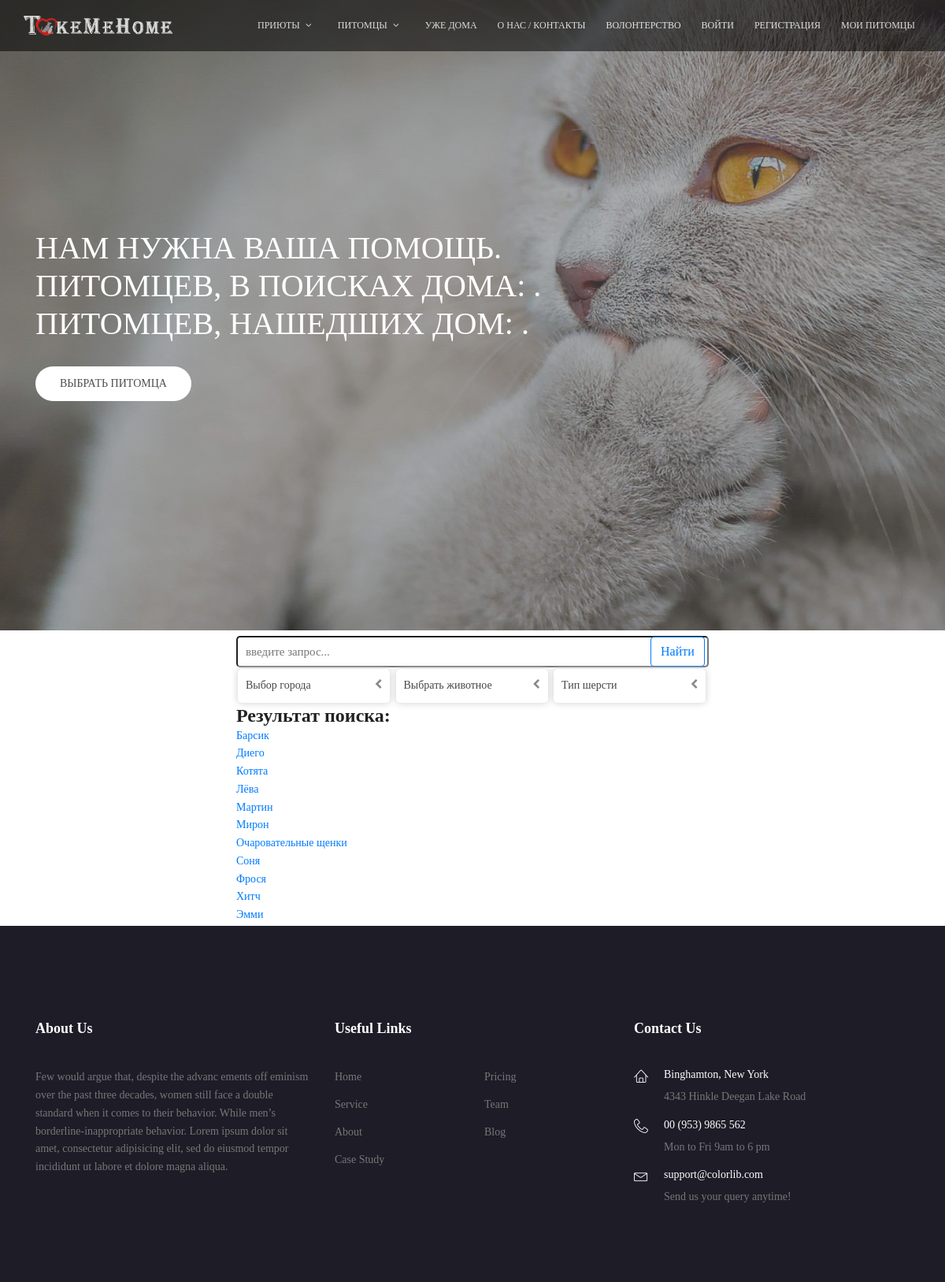
/search/result/list/, run on an earlier commit of the app's database.
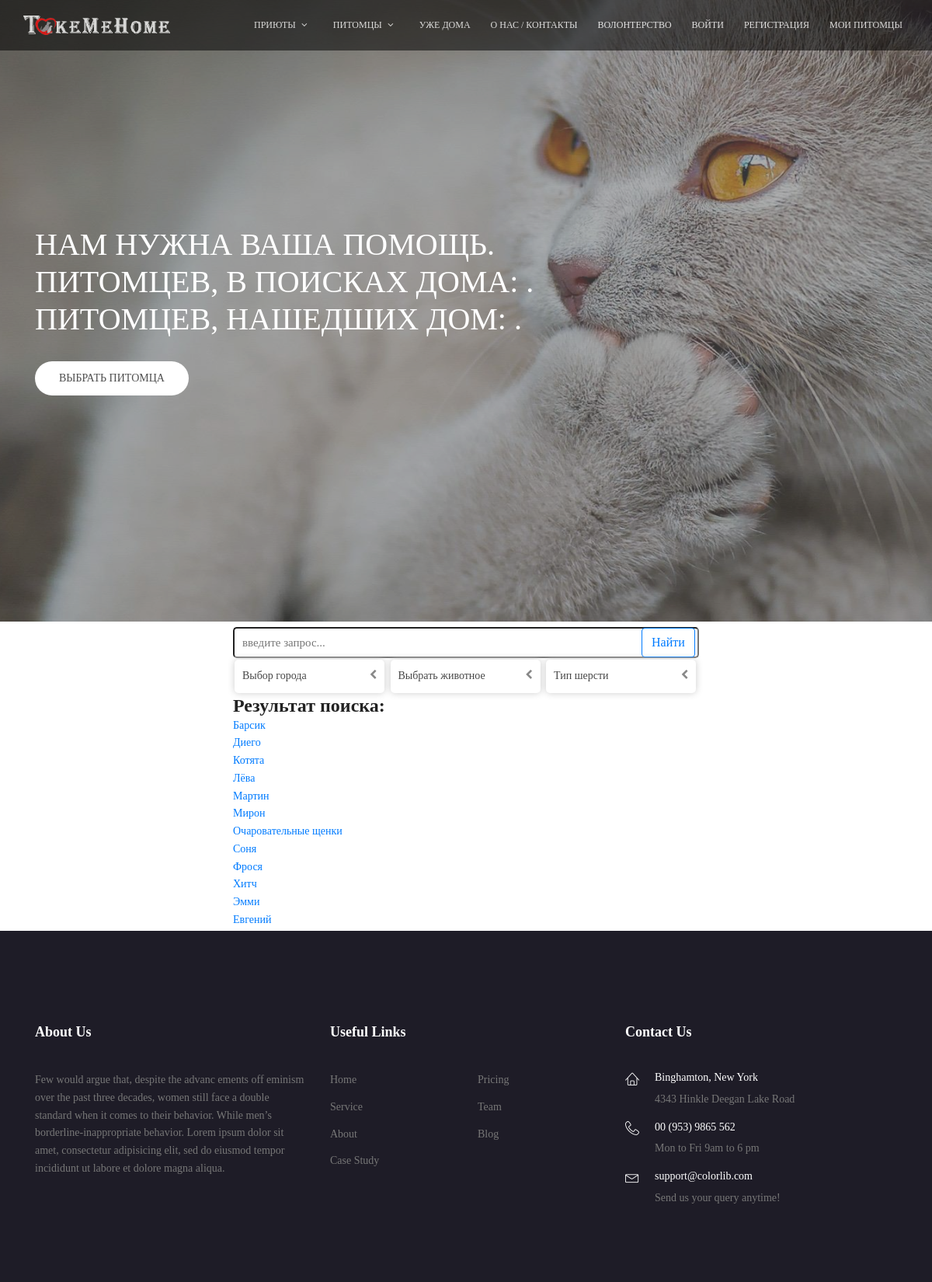
And on a later commit of the database.
### mainapp/models.py (models this page shows, shortened)
class Core(models.Model):
    class Meta:
        ordering = ('-is_active', 'sort', 'name')
        verbose_name = 'Ядро'
        verbose_name_plural = 'Ядра'
    name = models.CharField(verbose_name='заголовок объекта', max_length=255, null=True)
    description = models.TextField(verbose_name='описание объекта', blank=True, null=True)
    sort = models.IntegerField(verbose_name='номер объекта для сортировки', default=0, blank=True, null=False)
    is_active = models.BooleanField(verbose_name='активен ли объект', default=True, db_index=True)
    created = models.DateTimeField(verbose_name='создан', auto_now_add=True)
    updated = models.DateTimeField(verbose_name='обновлен', auto_now=True)
    def __str__(self):
        return f'{self.name}' if self.name else ''

class Menu(Core):
    class Meta:
        ordering = ('parent_id', 'sort', 'name')
        verbose_name = 'Элемент меню'
        verbose_name_plural = 'Меню сайта'
    url = models.CharField('ссылка', max_length=255, blank=False, null=False, default='#')
    css_class = models.CharField('CSS-Класс блока меню', max_length=30, null=False, blank=True, default='')
    seen_guests = models.BooleanField('виден незарегистрированным пользователям', default=True)
    seen_users = models.BooleanField('виден зарегистрированным пользователям', default=False)
    seen_shelters = models.BooleanField('виден приютам', default=False)
    parent = models.ForeignKey('self', verbose_name='суперкласс меню', null=True, blank=True, related_name='submenus',
                               on_delete=models.CASCADE)
    objects = MenuManager()
    def __getattr__(self, attr):
        if attr.startswith('get_menu_'):
            return type(self).objects.get_menu(attr[9:])
        return super().__getattr__(attr)
    def get_url(self):
        return reverse(self.url) if ':' in self.url else self.url

class Core(models.Model):
    class Meta:
        ordering = ('-is_active', 'sort', 'name')
        verbose_name = 'Ядро'
        verbose_name_plural = 'Ядра'
    name = models.CharField(verbose_name='заголовок объекта', max_length=255, null=True)
    description = models.TextField(verbose_name='описание объекта', blank=True, null=True)
    sort = models.IntegerField(verbose_name='номер объекта для сортировки', default=0, blank=True, null=False)
    is_active = models.BooleanField(verbose_name='активен ли объект', default=True, db_index=True)
    created = models.DateTimeField(verbose_name='создан', auto_now_add=True)
    updated = models.DateTimeField(verbose_name='обновлен', auto_now=True)
    def __str__(self):
        return f'{self.name}' if self.name else ''

class Pet(Core):
    pet_shelter = models.ForeignKey(Shelter, on_delete=models.CASCADE, related_name='pets', blank=False, null=False)
    pet_category = models.ForeignKey(PetCategory, on_delete=models.CASCADE)
    pet_status = models.ForeignKey(PetStatus, on_delete=models.CASCADE)
    pet_breed = models.ForeignKey(PetBreed, on_delete=models.CASCADE)
    pet_gender = models.ForeignKey(PetGender, on_delete=models.CASCADE)
    pet_size = models.ForeignKey(PetSize, on_delete=models.CASCADE)
    pet_wool_length = models.ForeignKey(PetWool, on_delete=models.CASCADE)
    pet_color = models.ForeignKey(PetColor, on_delete=models.CASCADE)
    pet_character = models.ForeignKey(PetCharacter, on_delete=models.CASCADE)
    age = models.PositiveIntegerField(verbose_name='возраст (лет)', default=0)
    month = models.PositiveIntegerField(verbose_name='возраст (мес)', default=0)

### mainapp/views.py (the view)
# urls.py: path('search/result/list/', SearchView.as_view(), name='search_result_list'),
class SearchView(ListView):
    template_name = 'mainapp/search_result_list.html'
    model = Pet
    def get_queryset(self):
        queryset = super().get_queryset()
        search = self.request.GET.get('search')
        sort_city = self.request.GET.get('sort_city')
        sort_wool = self.request.GET.get('sort_wool')
        sort_animal = self.request.GET.get('sort_animal')
        if search:
            queryset = queryset.filter(name__icontains=search.title())
        if sort_city:
            queryset = queryset.filter(pet_shelter__shelter_city__name=sort_city)
        if sort_wool:
            queryset = queryset.filter(pet_wool_length__name=sort_wool)
        if sort_animal:
            queryset = queryset.filter(pet_category_id=sort_animal)
        return queryset

### mainapp/context_processors.py (called while the page is built)
def get_context(request):
    context = {
        'menu': Menu(),
    }
    return context

### mainapp/models.py (called while the page is built)
    def get_menu(self, attr):
        return self.filter(name=attr, parent_id__isnull=True).first()

### mainapp/templates/mainapp/search_result_list.html
{% extends 'mainapp/base.html' %}
{% load static %}
{% block main_banner %}
    {% include 'mainapp/includes/inc-main_banner_big.html' %}
{% endblock %}
{% block content %}
{% block search %}
    {% include 'mainapp/includes/search_list.html' %}
{% endblock %}
{% endblock %}

### mainapp/templates/mainapp/includes/mainmenu.html (shortened to what this page needs)
<nav id="nav-menu-container">
    <ul class="nav-menu {{ menu.css_class }}">
        {% for object in menu.submenus.all %}
            <li class="mainmenu {{ obj.css_class }}"><a href="{{ object.get_url }}"> {{ object.name }} </a>
            </li>
        {% endfor %}
        <li><a href="{% url 'mainapp:volunteer' %}">Волонтерство</a></li>
        {% if user.is_authenticated %}
            {% if user.avatar %}
                <li><img src="{{ user.avatar.url }}" width="40" alt="" style="border-radius: 50%"></li>
            {% endif %}
            <li class="mainmenu menu-has-children"><a href="{% url 'auth:edit' %}">
                {% if user.first_name %} {{ user.first_name }} {% else %}
                {{ user.username }} {% endif %}</a>
                <ul>
                    {% if user.is_superuser %}
                        <li>
                            <a href="{% url 'adminapp:pet_list' %}">
                                Администрирование
                            </a>
                        </li>
                    {% endif %}
                    <li class=""><a href="{% url 'auth:logout' %}">Выйти</a></li>
                </ul>
            </li>
        {% else %}
            <li class="mainmenu"><a href="{% url 'auth:login' %}">Войти</a></li>
            <li class="mainmenu"><a href="{% url 'auth:register' %}">Регистрация</a></li>
        {% endif %}
        <li class="mainmenu"><a href="{% url 'reserve:view' %}">Мои питомцы</a></li>
    </ul>
</nav>

### mainapp/templates/mainapp/includes/search_list.html (shortened to what this page needs)
{% load static %}
<div class="search_conteiner">
    <div class="search">
        <form action="{% url 'mainapp:search_result_list' %}" method="get">
            <input class="search_input" type="text" name="search" placeholder="введите запрос...">
            <button type="submit" class="btn btn_search btn-outline-primary btn-lo">Найти</button>
            <div class="dropdown">
                <div class="select">
                    <span>Выбор города</span>
                    <i class="fa fa-chevron-left"></i>
                </div>
            </div>
            <div class="dropdown">
                <div class="select">
                    <span>Выбрать животное</span>
                    <i class="fa fa-chevron-left"></i>
                </div>
            </div>
            <div class="dropdown">
                <div class="select">
                    <span>Тип шерсти</span>
                    <i class="fa fa-chevron-left"></i>
                </div>
            </div>
        </form>
        <div class="search_result">
            <ul>
                <h3 class="{% if request.resolver_match.url_name == 'index' %}hidden{% endif %}">Результат поиска:</h3>
                {% for n in object_list %}
                <li>
                    <a href="{% url 'mainapp:pet_card' n.pk %}">
                        {{ n }}
                    </a>
                </li>
                {% endfor %}
            </ul>
        </div>
    </div>
</div>

What changed in the data, as far as the page shows it:
added Pet: name "Евгений"
